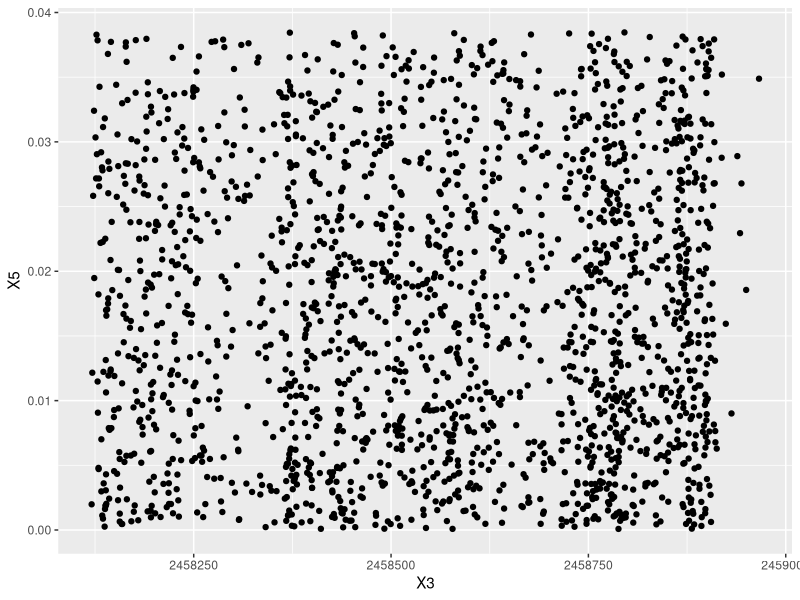
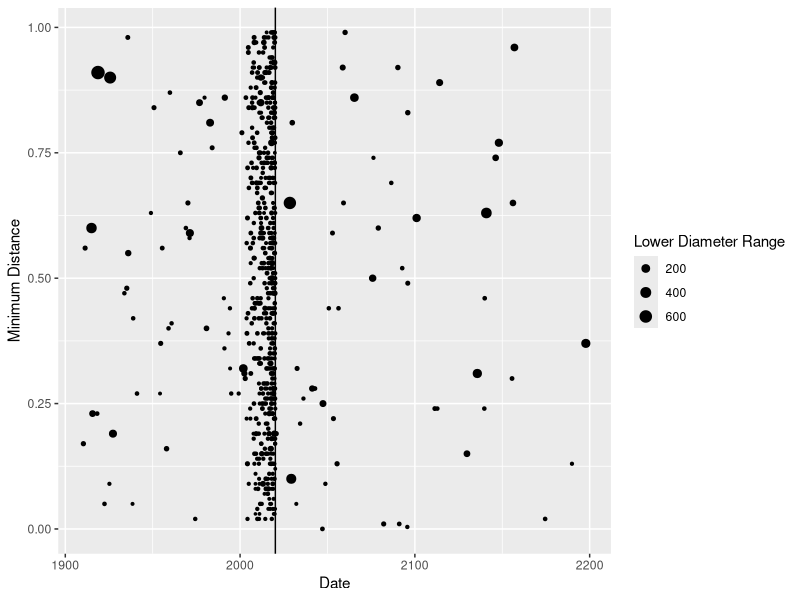
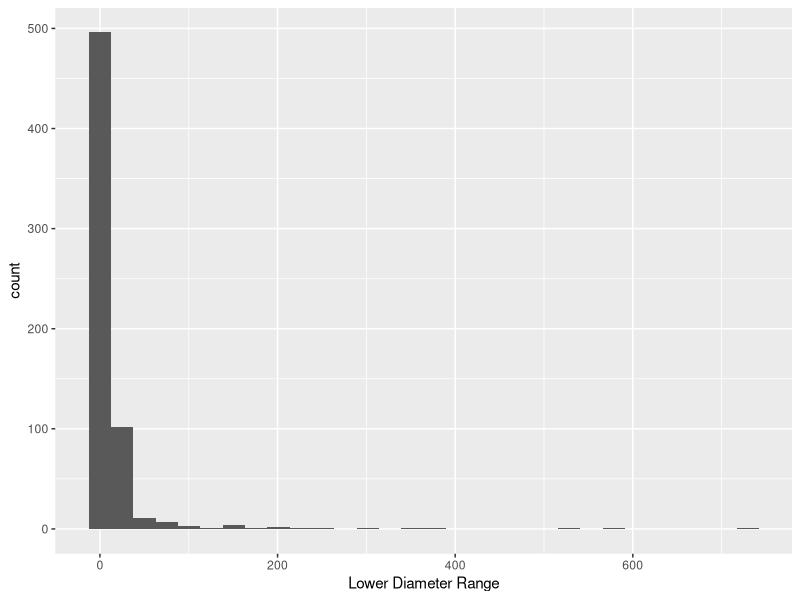
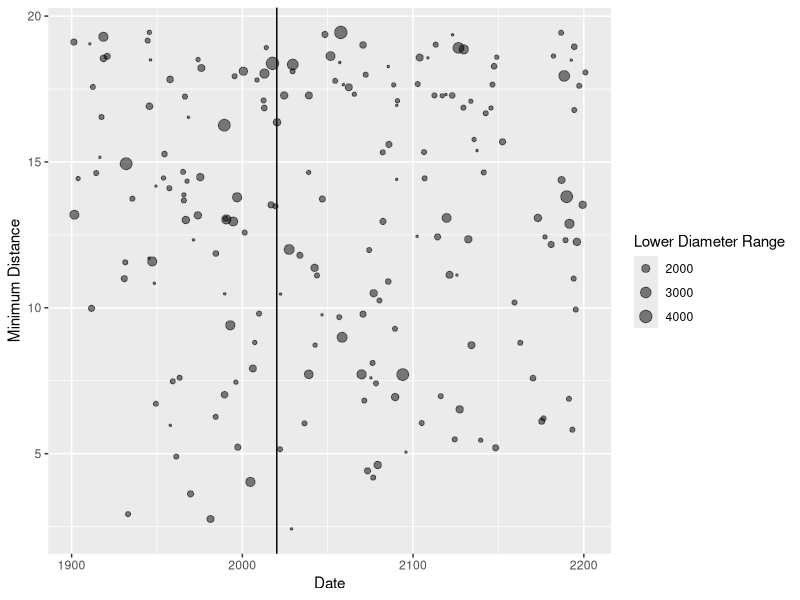
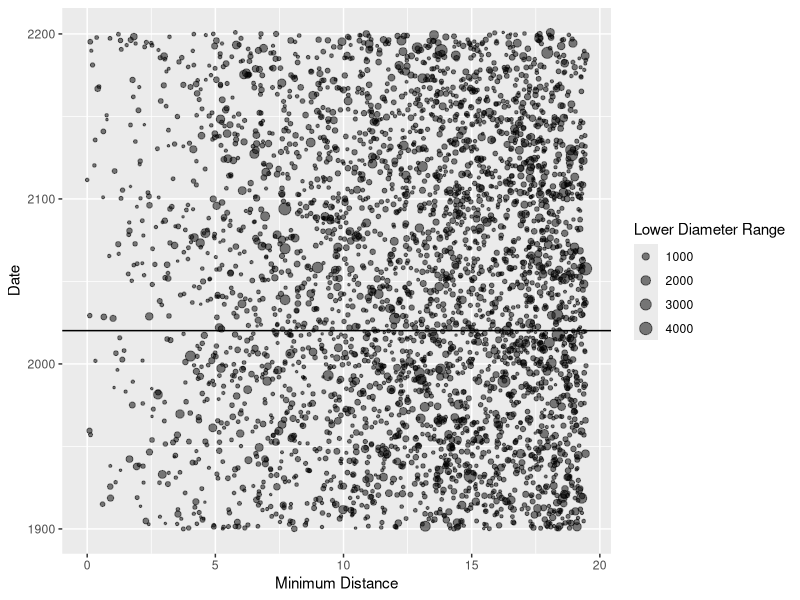

Reproduce these figures in R, in order.
library(tidyverse)
library(ggplot2)

neos <- read_csv("data/sbdb.csv", col_names = TRUE, cols(pdes = col_character(), diameter = col_double()))

close_approaches <- read_csv("data/close-approaches.csv", col_names = FALSE)

close_approaches %>%
  ggplot(aes(X3, X5)) +
  geom_point()

x <- left_join(close_approaches, neos, by = c("X1" = "pdes"))

x %>% filter(!is.na(diameter))

###

close_approaches <- read_csv("data/cneos_closeapproach_data_1ld_clean.csv")

close_approaches %>%
  ggplot(aes(Date, `Minimum Distance`, size=`Lower Diameter Range`)) +
  geom_point(shape=20) +
  geom_vline(xintercept = as.numeric(as.Date("2020-03-5")))

close_approaches %>%
  ggplot(aes(`Lower Diameter Range`)) +
  geom_histogram()

close_approaches_20ld <- read_csv("data/cneos_closeapproach_data_20ld_clean.csv")

close_approaches_20ld %>%
  filter(`Lower Diameter Range` > 1000) %>%
  ggplot(aes(Date, `Minimum Distance`, size=`Lower Diameter Range`)) +
  geom_point(shape=20, alpha=0.5) +
  geom_vline(xintercept = as.numeric(as.Date("2020-03-5")))

close_approaches_20ld %>%
  filter(`Lower Diameter Range` > 150) %>%
  ggplot(aes(`Minimum Distance`, Date, size=`Lower Diameter Range`)) +
  geom_point(shape=20, alpha=0.5) +
  geom_hline(yintercept = as.numeric(as.Date("2020-03-5")))
